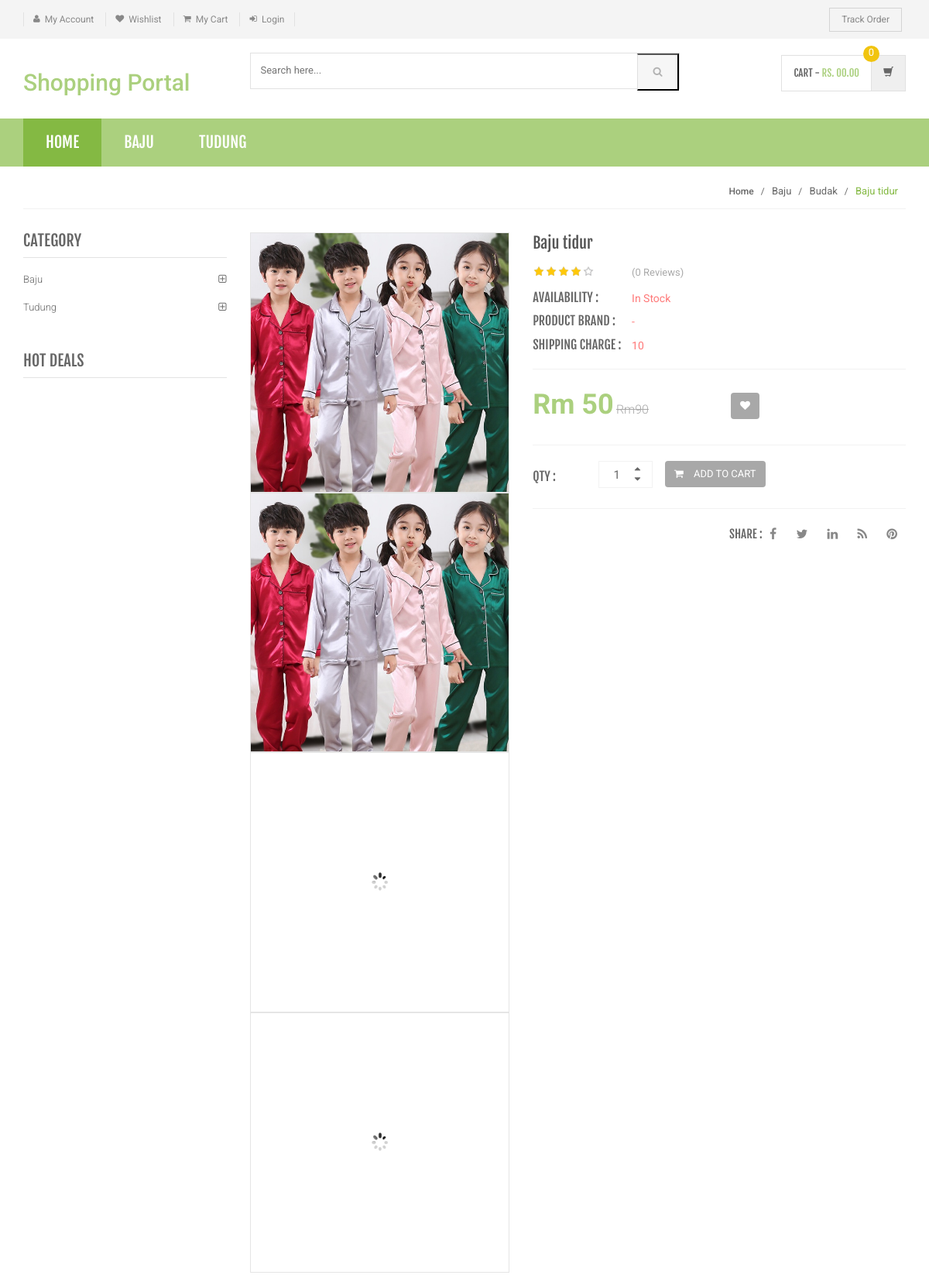
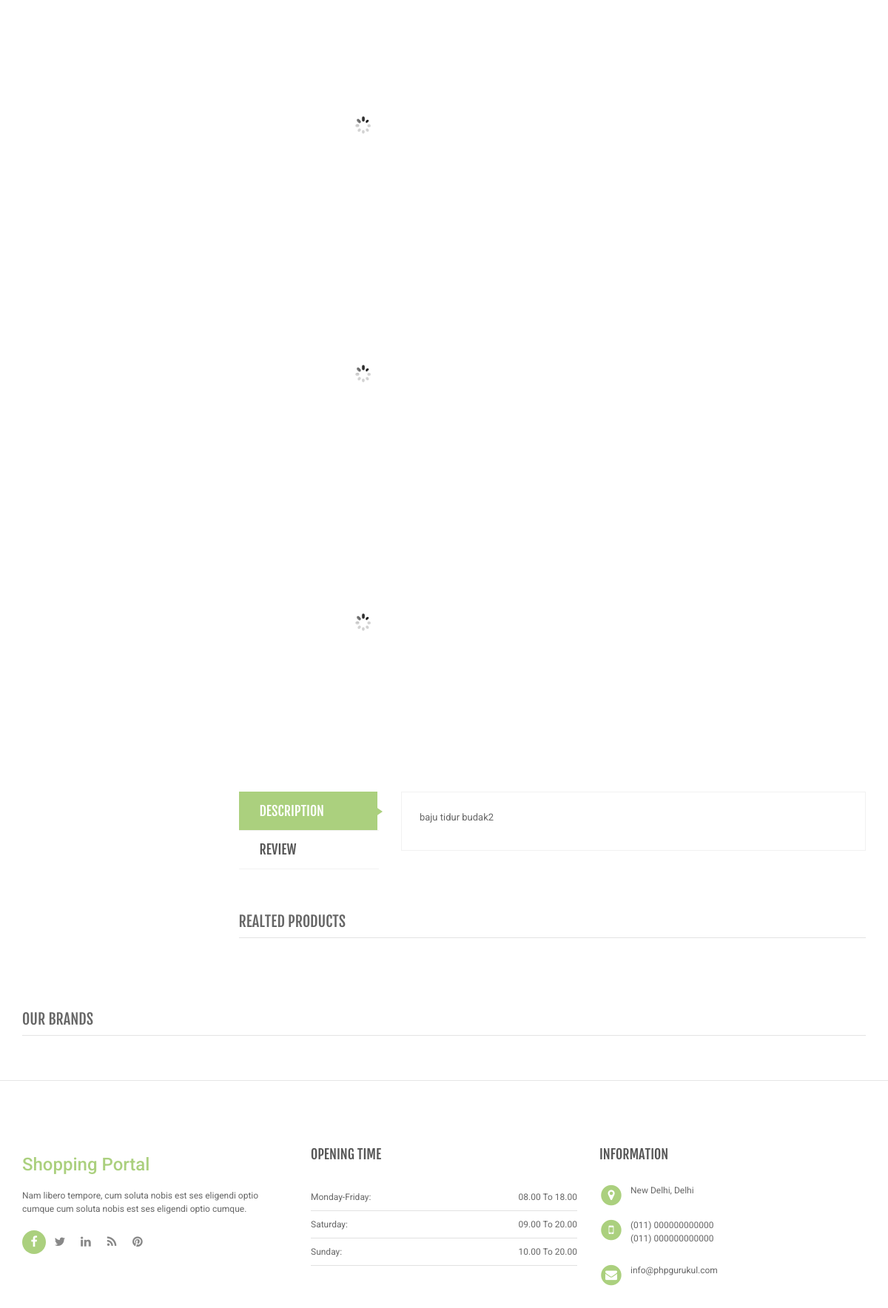
Screenshot of /product-details.php?pid=21 with the database file from the repository (2 pictures, top to bottom).
### tables this page shows
CREATE TABLE `category` (
  `id` int(11) NOT NULL AUTO_INCREMENT,
  `categoryName` varchar(255) DEFAULT NULL,
  `categoryDescription` longtext,
  `creationDate` timestamp NOT NULL DEFAULT CURRENT_TIMESTAMP,
  `updationDate` varchar(255) DEFAULT NULL,
  PRIMARY KEY (`id`)
);

CREATE TABLE `products` (
  `id` int(11) NOT NULL AUTO_INCREMENT,
  `category` int(11) NOT NULL,
  `subCategory` int(11) DEFAULT NULL,
  `productName` varchar(255) DEFAULT NULL,
  `productCompany` varchar(255) DEFAULT NULL,
  `productPrice` int(11) DEFAULT NULL,
  `productPriceBeforeDiscount` int(11) DEFAULT NULL,
  `productDescription` longtext,
  `productImage1` varchar(255) DEFAULT NULL,
  `productImage2` varchar(255) DEFAULT NULL,
  `productImage3` varchar(255) DEFAULT NULL,
  `shippingCharge` int(11) DEFAULT NULL,
  `productAvailability` varchar(255) DEFAULT NULL,
  `postingDate` timestamp NULL DEFAULT CURRENT_TIMESTAMP,
  `updationDate` varchar(255) DEFAULT NULL,
  PRIMARY KEY (`id`)
);

CREATE TABLE `subcategory` (
  `id` int(11) NOT NULL AUTO_INCREMENT,
  `categoryid` int(11) DEFAULT NULL,
  `subcategory` varchar(255) DEFAULT NULL,
  `creationDate` timestamp NULL DEFAULT CURRENT_TIMESTAMP,
  `updationDate` varchar(255) DEFAULT NULL,
  PRIMARY KEY (`id`)
);

### product-details.php (the view, shortened to what this page needs)
<?php
include('includes/config.php');
$pid=intval($_GET['pid']);
?>
<!DOCTYPE html>
<html lang="en">
	<head>
	    <link rel="stylesheet" href="assets/css/bootstrap.min.css">
	    <link rel="stylesheet" href="assets/css/main.css">
	    <link rel="stylesheet" href="assets/css/green.css">
	    <link rel="stylesheet" href="assets/css/owl.carousel.css">
		<link rel="stylesheet" href="assets/css/owl.transitions.css">
		<link href="assets/css/lightbox.css" rel="stylesheet">
		<link rel="stylesheet" href="assets/css/animate.min.css">
		<link rel="stylesheet" href="assets/css/rateit.css">
		<link rel="stylesheet" href="assets/css/bootstrap-select.min.css">
		<link rel="stylesheet" href="assets/css/config.css">
		<link href="assets/css/green.css" rel="alternate stylesheet" title="Green color">
		<link href="assets/css/blue.css" rel="alternate stylesheet" title="Blue color">
		<link href="assets/css/red.css" rel="alternate stylesheet" title="Red color">
		<link href="assets/css/orange.css" rel="alternate stylesheet" title="Orange color">
		<link href="assets/css/dark-green.css" rel="alternate stylesheet" title="Darkgreen color">
		<link rel="stylesheet" href="assets/css/font-awesome.min.css">
	</head>
    <body class="cnt-home">
<header class="header-style-1">
<?php include('includes/top-header.php');?>
<?php include('includes/main-header.php');?>
<?php include('includes/menu-bar.php');?>
</header>
<div class="breadcrumb">
	<div class="container">
		<div class="breadcrumb-inner">
<?php
$ret=mysqli_query($con,"select category.categoryName as catname,subCategory.subcategory as subcatname,products.productName as pname from products join category on category.id=products.category join subcategory on subcategory.id=products.subCategory where products.id='$pid'");
while ($rw=mysqli_fetch_array($ret)) {
?>
			<ul class="list-inline list-unstyled">
				<li><a href="index.php">Home</a></li>
				<li><?php echo htmlentities($rw['catname']);?></a></li>
				<li><?php echo htmlentities($rw['subcatname']);?></li>
				<li class='active'><?php echo htmlentities($rw['pname']);?></li>
			</ul>
			<?php }?>
		</div>
	</div>
</div>
<div class="body-content outer-top-xs">
	<div class='container'>
		<div class='row single-product outer-bottom-sm '>
			<div class='col-md-3 sidebar'>
				<div class="sidebar-module-container">
<div class="sidebar-widget outer-bottom-xs wow fadeInUp">
	<h3 class="section-title">Category</h3>
	<div class="sidebar-widget-body m-t-10">
		<div class="accordion">
		            <?php $sql=mysqli_query($con,"select id,categoryName  from category");
while($row=mysqli_fetch_array($sql))
{
    ?>
	    	<div class="accordion-group">
	            <div class="accordion-heading">
	                <a href="category.php?cid=<?php echo $row['id'];?>"  class="accordion-toggle collapsed">
	                   <?php echo $row['categoryName'];?>
	                </a>
	            </div>
	        </div>
	        <?php } ?>
	    </div>
	</div>
</div>
<div class="sidebar-widget hot-deals wow fadeInUp">
	<h3 class="section-title">hot deals</h3>
</div>
				</div>
			</div>
<?php
$ret=mysqli_query($con,"select * from products where id='$pid'");
while($row=mysqli_fetch_array($ret))
{
?>
			<div class='col-md-9'>
				<div class="row  wow fadeInUp">
					     <div class="col-xs-12 col-sm-6 col-md-5 gallery-holder">
    <div class="product-item-holder size-big single-product-gallery small-gallery">
        <div id="owl-single-product">
 <div class="single-product-gallery-item" id="slide1">
                <a data-lightbox="image-1" data-title="<?php echo htmlentities($row['productName']);?>" href="admin/productimages/<?php echo htmlentities($row['id']);?>/<?php echo htmlentities($row['productImage1']);?>">
                    <img class="img-responsive" alt="" src="assets/images/blank.gif" data-echo="admin/productimages/<?php echo htmlentities($row['id']);?>/<?php echo htmlentities($row['productImage1']);?>" width="370" height="350" />
                </a>
            </div>
            <div class="single-product-gallery-item" id="slide1">
                <a data-lightbox="image-1" data-title="<?php echo htmlentities($row['productName']);?>" href="admin/productimages/<?php echo htmlentities($row['id']);?>/<?php echo htmlentities($row['productImage1']);?>">
                    <img class="img-responsive" alt="" src="assets/images/blank.gif" data-echo="admin/productimages/<?php echo htmlentities($row['id']);?>/<?php echo htmlentities($row['productImage1']);?>" width="370" height="350" />
                </a>
            </div>
            <div class="single-product-gallery-item" id="slide2">
                <a data-lightbox="image-1" data-title="Gallery" href="admin/productimages/<?php echo htmlentities($row['id']);?>/<?php echo htmlentities($row['productImage2']);?>">
                    <img class="img-responsive" alt="" src="assets/images/blank.gif" data-echo="admin/productimages/<?php echo htmlentities($row['id']);?>/<?php echo htmlentities($row['productImage2']);?>" />
                </a>
            </div>
            <div class="single-product-gallery-item" id="slide3">
                <a data-lightbox="image-1" data-title="Gallery" href="admin/productimages/<?php echo htmlentities($row['id']);?>/<?php echo htmlentities($row['productImage3']);?>">
                    <img class="img-responsive" alt="" src="assets/images/blank.gif" data-echo="admin/productimages/<?php echo htmlentities($row['id']);?>/<?php echo htmlentities($row['productImage3']);?>" />
                </a>
            </div>
        </div>
        <div class="single-product-gallery-thumbs gallery-thumbs">
            <div id="owl-single-product-thumbnails">
                <div class="item">
                    <a class="horizontal-thumb active" data-target="#owl-single-product" data-slide="1" href="#slide1">
                        <img class="img-responsive"  alt="" src="assets/images/blank.gif" data-echo="admin/productimages/<?php echo htmlentities($row['id']);?>/<?php echo htmlentities($row['productImage1']);?>" />
                    </a>
                </div>
            <div class="item">
                    <a class="horizontal-thumb" data-target="#owl-single-product" data-slide="2" href="#slide2">
                        <img class="img-responsive" width="85" alt="" src="assets/images/blank.gif" data-echo="admin/productimages/<?php echo htmlentities($row['id']);?>/<?php echo htmlentities($row['productImage2']);?>"/>
                    </a>
                </div>
                <div class="item">
                    <a class="horizontal-thumb" data-target="#owl-single-product" data-slide="3" href="#slide3">
                        <img class="img-responsive" width="85" alt="" src="assets/images/blank.gif" data-echo="admin/productimages/<?php echo htmlentities($row['id']);?>/<?php echo htmlentities($row['productImage3']);?>" height="200" />
                    </a>
                </div>
            </div>
        </div>
    </div>
</div>
					<div class='col-sm-6 col-md-7 product-info-block'>
						<div class="product-info">
							<h1 class="name"><?php echo htmlentities($row['productName']);?></h1>
<?php $rt=mysqli_query($con,"select * from productreviews where productId='$pid'");
$num=mysqli_num_rows($rt);
?>
							<div class="rating-reviews m-t-20">
								<div class="row">
									<div class="col-sm-3">
										<div class="rating rateit-small"></div>
									</div>
									<div class="col-sm-8">
										<div class="reviews">
											<a href="#" class="lnk">(<?php echo htmlentities($num);?> Reviews)</a>
										</div>
									</div>
								</div>
							</div>
							<div class="stock-container info-container m-t-10">
								<div class="row">
									<div class="col-sm-3">
										<div class="stock-box">
											<span class="label">Availability :</span>
										</div>
									</div>
									<div class="col-sm-9">
										<div class="stock-box">
											<span class="value"><?php echo htmlentities($row['productAvailability']);?></span>
										</div>
									</div>
								</div>
							</div>
<div class="stock-container info-container m-t-10">
								<div class="row">
									<div class="col-sm-3">
										<div class="stock-box">
											<span class="label">Product Brand :</span>
										</div>
									</div>
									<div class="col-sm-9">
										<div class="stock-box">
											<span class="value"><?php echo htmlentities($row['productCompany']);?></span>
										</div>
									</div>
								</div>
							</div>
<div class="stock-container info-container m-t-10">
								<div class="row">
									<div class="col-sm-3">
										<div class="stock-box">
											<span class="label">Shipping Charge :</span>
										</div>
									</div>
									<div class="col-sm-9">
										<div class="stock-box">
											<span class="value"><?php if($row['shippingCharge']==0)
											{
												echo "Free";
											}
											else
											{
												echo htmlentities($row['shippingCharge']);
											}
											?></span>
										</div>
									</div>
								</div>
							</div>
							<div class="price-container info-container m-t-20">
								<div class="row">
									<div class="col-sm-6">
										<div class="price-box">
											<span class="price">Rm <?php echo htmlentities($row['productPrice']);?></span>
											<span class="price-strike">Rm<?php echo htmlentities($row['productPriceBeforeDiscount']);?></span>
										</div>
									</div>
									<div class="col-sm-6">
										<div class="favorite-button m-t-10">
											<a class="btn btn-primary" data-toggle="tooltip" data-placement="right" title="Wishlist" href="product-details.php?pid=<?php echo htmlentities($row['id'])?>&&action=wishlist">
											    <i class="fa fa-heart"></i>
											</a>
										</div>
									</div>
								</div>
							</div>
							<div class="quantity-container info-container">
								<div class="row">
									<div class="col-sm-2">
										<span class="label">Qty :</span>
									</div>
									<div class="col-sm-2">
										<div class="cart-quantity">
											<div class="quant-input">
								                <div class="arrows">
								                  <div class="arrow plus gradient"><span class="ir"><i class="icon fa fa-sort-asc"></i></span></div>
								                  <div class="arrow minus gradient"><span class="ir"><i class="icon fa fa-sort-desc"></i></span></div>
								                </div>
								                <input type="text" value="1">
							              </div>
							            </div>
									</div>
									<div class="col-sm-7">
<?php if($row['productAvailability']=='In Stock'){?>
										<a href="product-details.php?page=product&action=add&id=<?php echo $row['id']; ?>" class="btn btn-primary"><i class="fa fa-shopping-cart inner-right-vs"></i> ADD TO CART</a>
													<?php } else {?>
							<div class="action" style="color:red">Out of Stock</div>
					<?php } ?>
									</div>
								</div>
							</div>
							<div class="product-social-link m-t-20 text-right">
								<span class="social-label">Share :</span>
								<div class="social-icons">
						            <ul class="list-inline">
						                <li><a class="fa fa-facebook" href="http://facebook.com/transvelo"></a></li>
						                <li><a class="fa fa-twitter" href="#"></a></li>
						                <li><a class="fa fa-linkedin" href="#"></a></li>
						                <li><a class="fa fa-rss" href="#"></a></li>
						                <li><a class="fa fa-pinterest" href="#"></a></li>
						            </ul>
						        </div>
							</div>
						</div>
					</div>
				</div>
				<div class="product-tabs inner-bottom-xs  wow fadeInUp">
					<div class="row">
						<div class="col-sm-3">
							<ul id="product-tabs" class="nav nav-tabs nav-tab-cell">
								<li class="active"><a data-toggle="tab" href="#description">DESCRIPTION</a></li>
								<li><a data-toggle="tab" href="#review">REVIEW</a></li>
							</ul>
						</div>
						<div class="col-sm-9">
							<div class="tab-content">
								<div id="description" class="tab-pane in active">
									<div class="product-tab">
										<p class="text"><?php echo $row['productDescription'];?></p>
									</div>
								</div>
										</div>
							        </div>
								</div>
							</div>
						</div>
					</div>
				</div>
<?php $cid=$row['category'];
			$subcid=$row['subCategory']; } ?>
<section class="section featured-product wow fadeInUp">
	<h3 class="section-title">Realted Products </h3>
</section>
			</div>
<?php include('includes/brands-slider.php');?>
<?php include('includes/footer.php');?>
</body>
</html>

### includes/menu-bar.php (shortened to what this page needs)
<div class="header-nav animate-dropdown">
    <div class="container">
        <div class="yamm navbar navbar-default" role="navigation">
            <div class="nav-bg-class">
                <div class="navbar-collapse collapse" id="mc-horizontal-menu-collapse">
	<div class="nav-outer">
		<ul class="nav navbar-nav">
			<li class="active dropdown yamm-fw">
				<a href="index.php" data-hover="dropdown" class="dropdown-toggle">Home</a>
			</li>
              <?php $sql=mysqli_query($con,"select id,categoryName  from category limit 6");
while($row=mysqli_fetch_array($sql))
{
    ?>
			<li class="dropdown yamm">
				<a href="category.php?cid=<?php echo $row['id'];?>"> <?php echo $row['categoryName'];?></a>
			</li>
			<?php } ?>
		</ul>
		<div class="clearfix"></div>
	</div>
</div>
            </div>
        </div>
    </div>
</div>

### rows the page displays
category: categoryName "BAJU", categoryName "Baju"
category: categoryName "TUDUNG", categoryName "Tudung"
products: category.categoryName "Baju", subcategory.subcategory "Budak", productName "Baju tidur", productImage1 (picture), num "0", productAvailability "In Stock", productCompany "-", shippingCharge "10", productPrice "50", productPriceBeforeDiscount "90", productDescription "baju tidur budak2"
